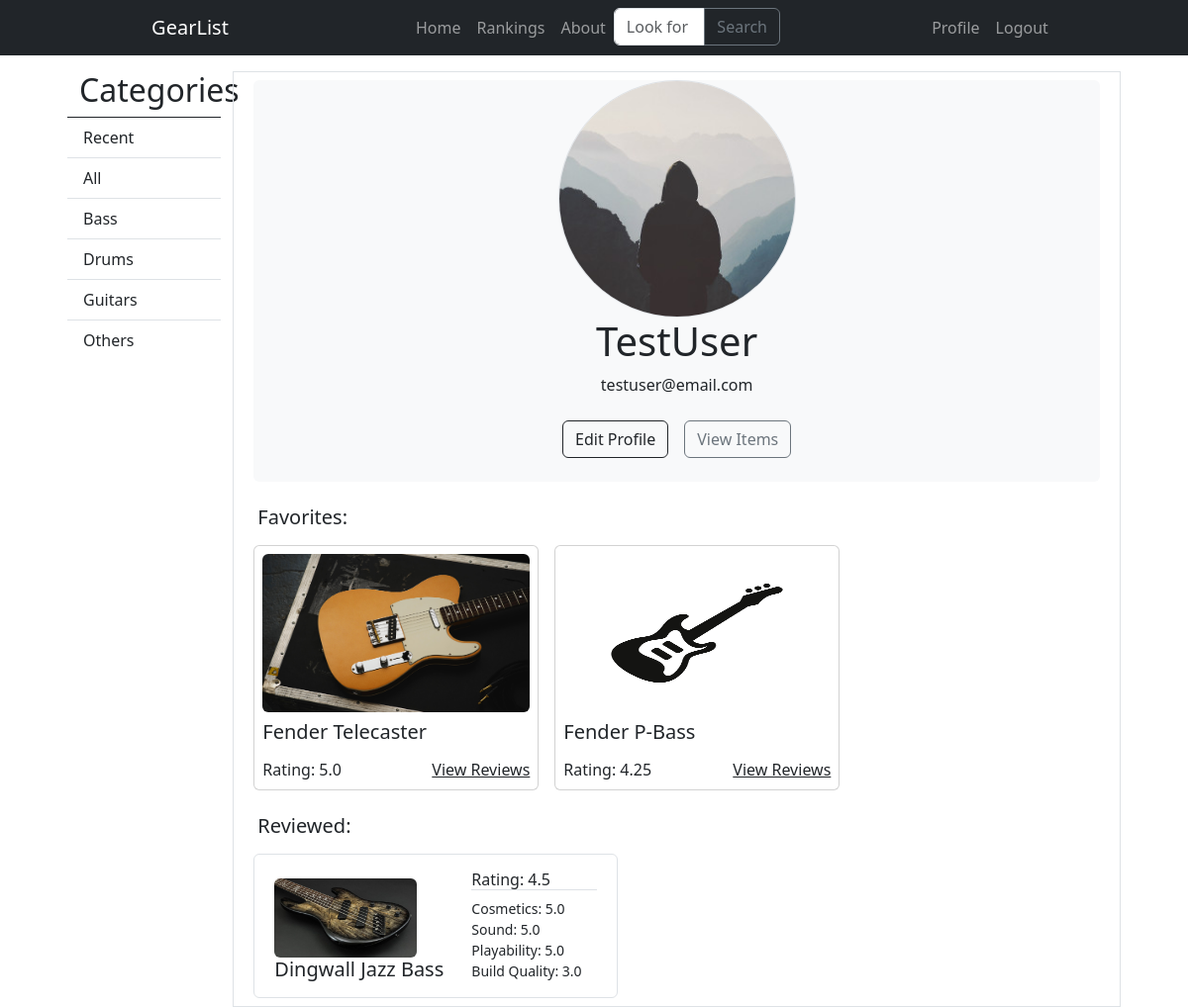
Page /profile/ (signed in) on the earlier database version.
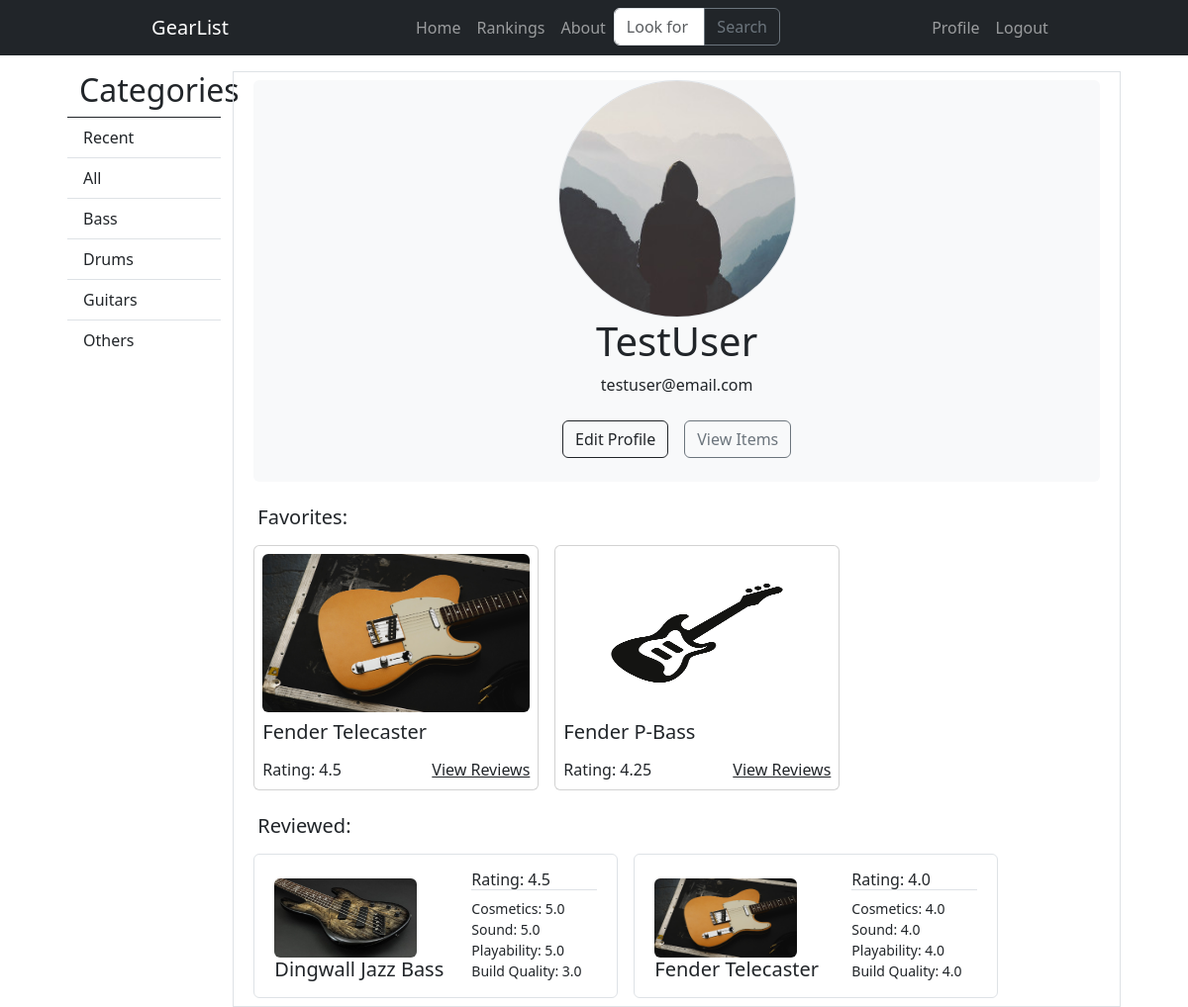
Same page on the later database version.
### main/models.py (models this page shows, shortened)
class Item(models.Model):
    CATEGORIES = [
        ("Bass", "Bass"),
        ("Drums", "Drums"),
        ("Guitar", "Guitar"),
        ("Others", "Others"),
        ]
    id = models.AutoField(primary_key=True)
    name = models.CharField(max_length=75)
    category = models.CharField(max_length=75,choices=CATEGORIES, default='Others')
    rating = models.FloatField(null=True, blank=True, default=None)
    brand = models.CharField(max_length=75, null=True)
    description = models.TextField(null=True)
    date_added = models.DateTimeField(default=timezone.now)
    added_by = models.ForeignKey(User, null=True, on_delete=models.SET_NULL)
    images = models.ImageField(upload_to="images/", default="images/default.jpg")
    slug = models.SlugField(default='', null=False)
    i_cosmetics = models.FloatField(null=True, blank=True, default=None)
    i_sound = models.FloatField(null=True, blank=True, default=None)
    i_playability = models.FloatField(null=True, blank=True, default=None)
    i_build_quality = models.FloatField(null=True, blank=True, default=None)
    favorites = models.ManyToManyField(User, related_name='favorite', default=None, blank=True)

class Review(models.Model):
    id = models.AutoField(primary_key=True)
    author = models.ForeignKey(User,related_name='reviewed', null=True, on_delete=models.SET_NULL)
    item_reviewed = models.ForeignKey(Item, related_name='reviews', null=True, on_delete=models.SET_NULL)
    score = models.FloatField(validators=[MinValueValidator(0.0), MaxValueValidator(5.0)], null=True, default=0.0)
    comment = models.TextField()
    r_cosmetics = models.FloatField(validators=[MinValueValidator(0.0), MaxValueValidator(5.0)], null=True, default=0.0)
    r_sound = models.FloatField(validators=[MinValueValidator(0.0), MaxValueValidator(5.0)], null=True, default=0.0)
    r_playability = models.FloatField(validators=[MinValueValidator(0.0), MaxValueValidator(5.0)], null=True, default=0.0)
    r_build_quality = models.FloatField(validators=[MinValueValidator(0.0), MaxValueValidator(5.0)], null=True, default=0.0)
    approves = models.ManyToManyField(User, related_name='review_approves')

### users/views.py (the view)
# urls.py: path('profile/', user_views.profile, name='profile'),
@login_required
def profile(request):
    context = {
        'title': 'Profile',
        'favorites': Item.objects.filter(favorites=request.user).order_by('-date_added'),
        'reviews': Review.objects.filter(author=request.user).order_by('-item_reviewed__date_added'),
    }
    return render(request, 'users/profile.html', context)

### users/templates/users/profile.html (shortened to what this page needs)
{% extends "main/base.html" %}
{% block content %}
<div class="card border-0 bg-light text-dark m-2 text-center">
    <img src="{{ user.profile.image.url }}" class="card-img rounded-circle border mx-auto d-block" style="height: 15rem; width: 15rem;" alt="">
    <h1 class="card-title">{{ user.username }}</h1>
    <p class="card-text">{{ user.email }}</p>
    <div class="d-flex justify-content-center">
        <p class="card-text"><a href="{% url 'edit-profile' %}" class="btn btn-outline-dark m-2">Edit Profile</a></p>
        <p class="card-text"><a href="{% url 'view-items' %}" class="btn btn-outline-secondary m-2">View Items</a></p>
    </div>
</div>
<div class="container mt-3">
    <h5>Favorites:</h5>
        <div class="row">
        {% for favorite in favorites %}
            <div class="card sm-6 m-2 p-2" style="width: 18rem;">
                <img src="{{ favorite.images.url }}" class="card-img-top rounded" style="height: 10rem;" alt="...">
                <div class="card-body pt-2 p-0">
                    <h5 class="card-title d-inline-block text-truncate" style="max-width: 17rem;">{{ favorite.name }}</h5>
                    <div class="container d-flex justify-content-between p-0">
                        <div class="col">
                            <p class="card-text">Rating: {{ favorite.rating }}</p>
                        </div>
                        <div class="col d-flex justify-content-end">
                            {% if favorite.rating is None or favorite.rating == 0.0 %}
                                <a href="{% url 'item-details' favorite.slug %}" class="btn btn-success btn-sm stretched-link" title="{{ favorite.name }}">Review Now</a>
                            {% else %}
                                <a href="{% url 'item-details' favorite.slug %}" class="card-link link-dark stretched-link" title="{{ favorite.name }}">View Reviews</a>
                            {% endif %}
                        </div>
                    </div>
                </div>
            </div>
        {% endfor %}
        </div>
</div>
<div class="container mt-3">
    <h5>Reviewed: </h5>
    {% if reviews.count == 0 %}
        <h3>No Reviewed</h3>
    {% else %}
        <div class="row">
            {% for review in reviews %}
                    <div class="card border m-2" style="width: 23rem;">
                        <div class="row">
                            <div class="col-6 m-2 pt-3 d-inline-block align-items-center justify-content-center text-truncate">
                                <img src="{{ review.item_reviewed.images.url }}" class="card-img-top rounded" style="height: 5rem; width: 9rem;" alt="">
                                <h5><a class="link-dark link-underline-opacity-0 stretched-link text-truncate" href="{% url 'item-details' review.item_reviewed.slug %}" style="max-width: 7rem;" title="{{ review.item_reviewed.name }}">
                                    {{ review.item_reviewed.name }}
                                </a></h5>
                            </div>
                            <div class="col m-2 pt-2 d-flex flex-column">
                                <h6 class="border-bottom">Rating: {{ review.score }}</h6>
                                <small>Cosmetics: {{ review.r_cosmetics }}</small>
                                <small>Sound: {{ review.r_sound }}</small>
                                <small>Playability: {{ review.r_playability }}</small>
                                <small>Build Quality: {{ review.r_build_quality }}</small>
                            </div>
                        </div>
                    </div>
            {% endfor %}
        </div>
    {% endif %}
</div>
{% endblock %}

Differences in the rows shown:
changed Item "Fender Telecaster": rating "5.0" → "4.5"
added Review: item_reviewed.images (picture), item_reviewed.name "Fender Telecaster", score "4.0", r_cosmetics "4.0", r_sound "4.0", r_playability "4.0", r_build_quality "4.0"
